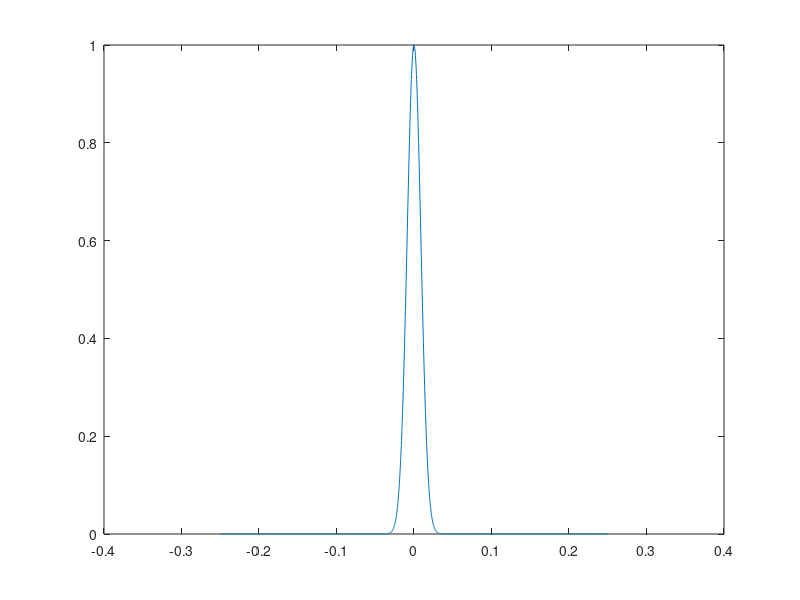

Source code (MATLAB): (Note: this script raises an error after producing the figure.)
%%
% (1) check that spike extraction not picking up tDCS artifact
% (2) determine appropriate firing rate kernel

% read ns3 file and denoise tDCS artifacts
clear all; close all; clc
addpath(genpath('../../COMMON'));
nsxFilename='../data/BRA_AL/NSP2-129-256channels with micro/zHMmGZ_20171208-101841-001.ns5'; % cognitive
%nevFilename='../data/BRA_AL/NSP2-129-256channels with micro/zHMmGZ_20171208-101841-001.nev'; % cognitive
timingFilenames={...
    '../data/BRA_AL/timing/bra_al1/bra_al_all_sinstim_Oddball_Fam_2Hz_Fam3_2017-12-08-10h15m44s.mat',...
    '../data/BRA_AL/timing/bra_al1/bra_al_all_sinstim_Oddball_Fam_2Hz_Fam6_2017-12-08-10h17m10s.mat',...
    '../data/BRA_AL/timing/bra_al1/bra_al_all_sinstim_Oddball_Fam_2Hz_Fam1_2017-12-08-10h18m34s.mat',...
    '../data/BRA_AL/timing/bra_al2/bra_al2_all_sinstim_Oddball_Fam_2Hz_Fam6_2017-12-08-10h23m20s.mat',...
    '../data/BRA_AL/timing/bra_al2/bra_al2_all_sinstim_Oddball_Fam_2Hz_Fam3_2017-12-08-10h24m41s.mat',...
    '../data/BRA_AL/timing/bra_al2/bra_al2_all_sinstim_Oddball_Fam_2Hz_Fam1_2017-12-08-10h26m11s.mat',...
    '../data/BRA_AL/timing/bra_al3/bral_al3_all_sinstim_Oddball_Fam_2Hz_Fam1_2017-12-08-10h28m45s.mat',...
    '../data/BRA_AL/timing/bra_al3/bral_al3_all_sinstim_Oddball_Fam_2Hz_Fam6_2017-12-08-10h30m25s.mat',...
    '../data/BRA_AL/timing/bra_al3/bral_al3_all_sinstim_Oddball_Fam_2Hz_Fam3_2017-12-08-10h31m46s.mat'};

%%
fs=30000;
cellIndx=2;
%channelsKeep=1:8;
channelsKeep=1:16; % C and TM (F are in white matter)
flHz=300;
fhHz=1000;
dsr=round(fs/fhHz*0.5); % oversample by factor of 2 for resolving spikes
fsr=fs/dsr;
butterOrder=4;
dimFilter=2;

%%
%nFlips=numel(Times);
%fps=120; % screen refresh rate
fflicker=2;
nStim=140; % number of images in block
famIndx=5:5:nStim;
nfamIndx=setdiff(1:nStim,famIndx);
timesFamSecs=(famIndx-1)/fflicker;
timesNfamSecs=(nfamIndx-1)/fflicker;
timesFamSamples=round(timesFamSecs*fsr);
timesNfamSamples=round(timesNfamSecs*fsr);
%%
% from Laurent's email
blockDurationSecs=70;
recordStartTimeStr='10:23:08.000'; 
blockStartTimesStr={'10:23:16';'10:24:42';'10:26:06';... %pre tDCS
'10:30:24'; '10:32:13'; '10:33:43'; ... % during tDCS
'10:36:16'; '10:37:57'; '10:39:18'}; % post tDCS
blockDurationSamples=round(blockDurationSecs*fs);

tdcsStartTimeStr='10:27:45';
tdcsStopTimeStr='10:35:38';

%%
% GSVD parameters
cleanBlockIndx=3; % right before stim
dirtyBlockInds=4:6;

%%
% electrode subsets
cInds=1:8;
tmInds=9:16;
fInds=17:24;

%%
% block conditions
preBlockInds=1:3;
stimBlockInds=4:6;
postBlockInds=7:9;

%%
% firing rate kernel
sigma=0.005;
t=linspace(-0.25,0.25,fsr);
kernel=exp(-1/(2*pi)*(t/sigma).^2);
figure; plot(t,kernel);
%% 
% read in data and get array size and sampling rate
NSx = openNSx(nsxFilename);
fs=NSx.MetaTags.SamplingFreq;
data=NSx.Data{cellIndx}(channelsKeep,:);
durationMinutes=size(data,2)/fs/60
%channelLabels=[NSx.ElectrodesInfo.Label];

%%
% convert data to uV
maxAnalogs=[NSx.ElectrodesInfo(channelsKeep).MaxAnalogValue];
minAnalogs=[NSx.ElectrodesInfo(channelsKeep).MinAnalogValue];
maxDigitals=[NSx.ElectrodesInfo(channelsKeep).MaxDigiValue];
minDigitals=[NSx.ElectrodesInfo(channelsKeep).MinDigiValue];

maxAnalogs=double(maxAnalogs);
minAnalogs=double(minAnalogs);
maxDigitals=double(maxDigitals);
minDigitals=double(minDigitals);

conversion= (maxAnalogs-minAnalogs)./(maxDigitals-minDigitals);

data=double(data).*repmat(conversion.',1,size(data,2));


%%
% prefiltering
fl=flHz/(fs/2);
fh=fhHz/(fs/2);
[b,a]=butter(butterOrder,[fl fh]);
data=filter(b,a,data,[],dimFilter);
data=(downsample(data.',dsr)).';

%%
% epoch data into all blocks
nBlocks=numel(blockStartTimesStr);
blockData=zeros(size(data,1),round(blockDurationSamples/dsr),nBlocks);
for b=1:nBlocks
    blockData(:,:,b)=epochData(data,recordStartTimeStr,blockStartTimesStr{b},blockDurationSecs,fsr);
end

%%
% % denoise using GSVD
% nDirtyBlocks=numel(dirtyBlockInds);
% for b=1:nDirtyBlocks
%     [U,V,XX,C,S] = gsvd(blockData(:,:,cleanBlockIndx).',blockData(:,:,dirtyBlockInds(b)).',0);
%     gsvs=diag(C)./diag(S);
%     figure; plot(gsvs,'*k'); % use this to determine K
%     title(b);
%     K(b)=input('Enter the value of K');
%     %TODO: make a hard threshold
%     blockData(:,:,dirtyBlockInds(b))=(V*S(:,K(b)+1:end)*XX(:,K(b)+1:end).').';
% end
% %%

%%
% spike detection
threshStds=5;
mua=zeros(size(blockData));
for b=1:nBlocks
  mua(:,:,b) = detectSpikes(blockData(:,:,b),threshStds);
end

%%
% convert to firing rate with gaussian kernel
%clear data blockData
firing=filter(kernel,1,mua,[],2);


%%
% epoch into familiar versus non-familiar
epochDurationSecs=0.5; % to make this longer, need to handle edges of data 
epochDurationSamples=epochDurationSecs*fsr;
famFiringEpoched=zeros(size(firing,1),epochDurationSamples,nBlocks,numel(timesFamSecs));
nfamFiringEpoched=zeros(size(firing,1),epochDurationSamples,nBlocks,numel(timesNfamSecs));
for b=1:nBlocks
    for t=1:numel(timesFamSecs)
        famFiringEpoched(:,:,b,t)=firing(:,timesFamSamples(t)+1:timesFamSamples(t)+epochDurationSamples,b);
        nfamFiringEpoched(:,:,b,t)=firing(:,timesNfamSamples(t)+1:timesNfamSamples(t)+epochDurationSamples,b);
    end
end

muFamFiringEpoched=mean(famFiringEpoched,4);
muNfamFiringEpoched=mean(nfamFiringEpoched,4);

pwrFamFiringEpoched=muFamFiringEpoched.^2;
pwrNfamFiringEpoched=muNfamFiringEpoched.^2;

tmp1=mean(pwrFamFiringEpoched(:,:,preBlockInds),3);
tmp2=mean(pwrFamFiringEpoched(:,:,stimBlockInds),3);
tmp3=mean(pwrFamFiringEpoched(:,:,postBlockInds),3);

tmp4=mean(pwrNfamFiringEpoched(:,:,preBlockInds),3);
tmp5=mean(pwrNfamFiringEpoched(:,:,stimBlockInds),3);
tmp6=mean(pwrNfamFiringEpoched(:,:,postBlockInds),3);

%%
figure
for b=1:9
    subplot(3,3,b);
    plot(muFamFiringEpoched(:,:,b).');
end

figure
for b=1:9
    subplot(3,3,b);
    plot(muNfamFiringEpoched(:,:,b).');
end


%%




% %%
% muFiringPre=mean(firing(:,:,preBlockInds),3); 
% muFiringStim=mean(firing(:,:,stimBlockInds),3); 
% muFiringPost=mean(firing(:,:,postBlockInds),3); 
% figure; 
% subplot(311); 
% imagesc(muFiringPre);
% subplot(312);
% imagesc(muFiringStim);
% subplot(313);
% imagesc(muFiringPost);





